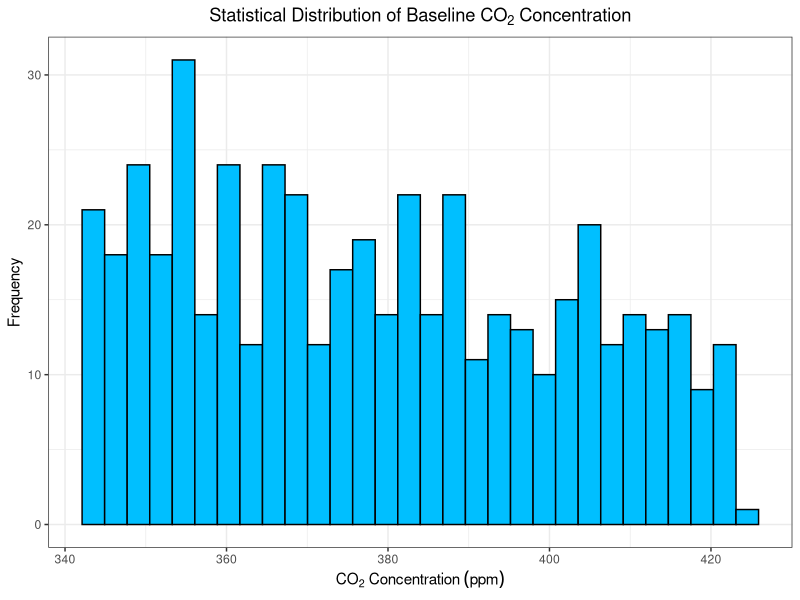
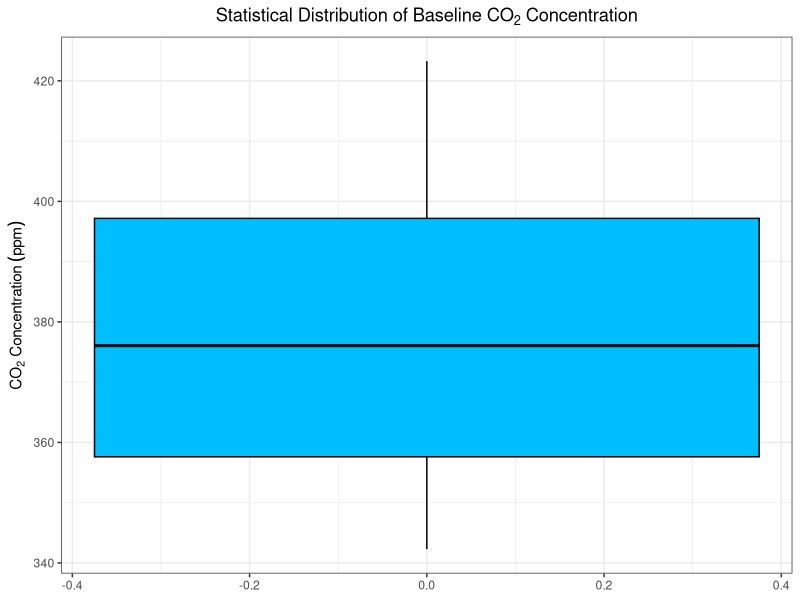
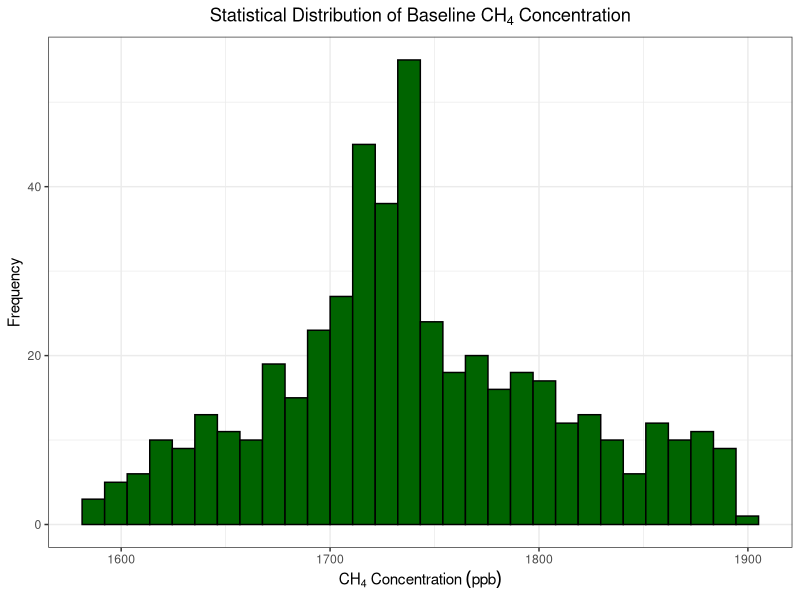
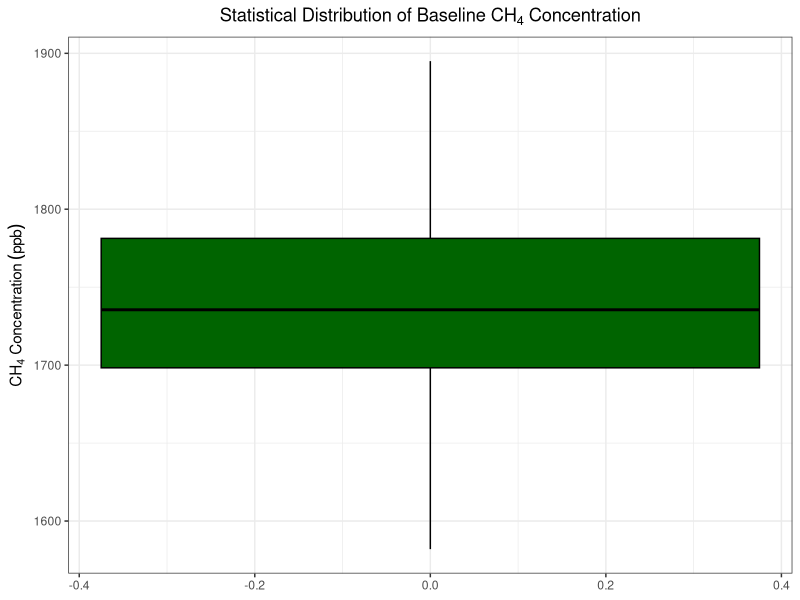
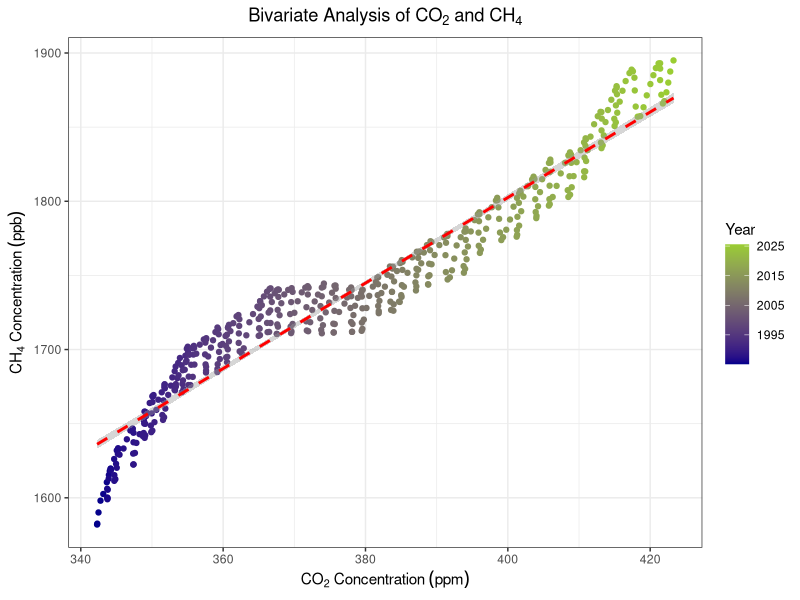
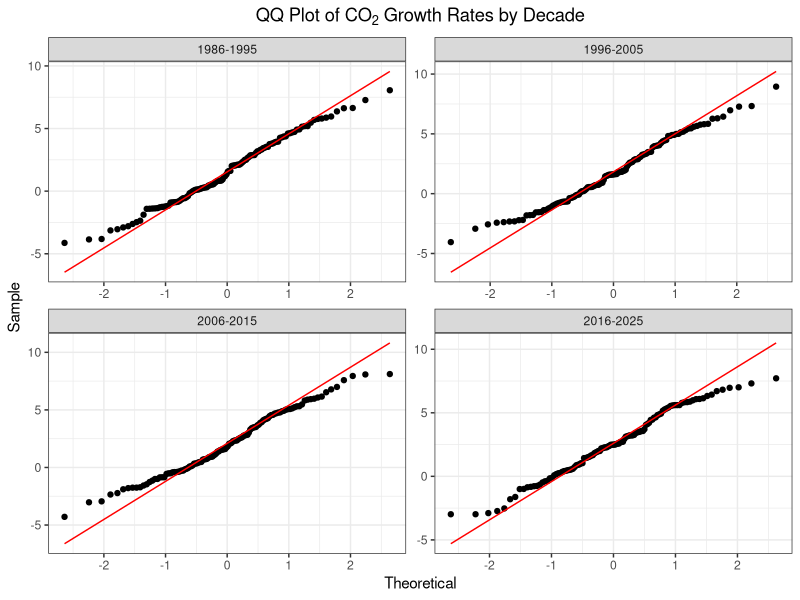
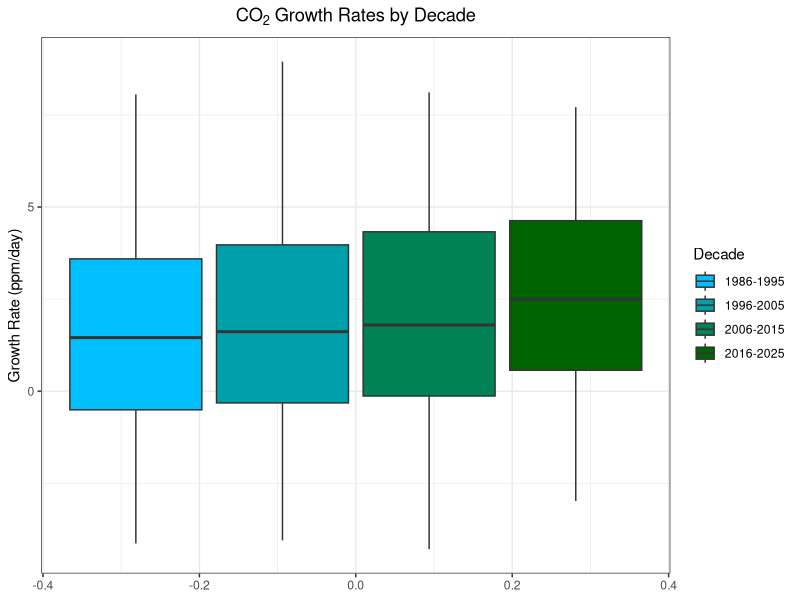
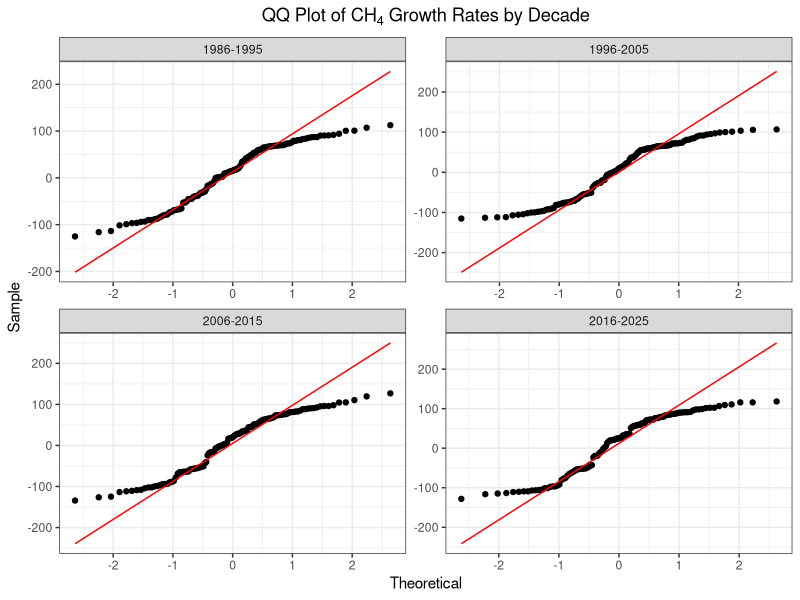

R code for these plots, in order:
#' ---
#' Title: "EDA Pegasus CSIRO CO2, CH4 Analysis Report"
#' Author: "Peter Nyeunwoo Lee"
#' Last modified: "29 May 2026"
#' ---





## Loading library ----

library(tidyverse)






## Raw file organisation ----

# Loading CO2, CH4 csv files to compare
df_co2 <- read.csv("CapeGrim_CO2_data_download.csv", skip = 24)

df_ch4 <- read.csv("CapeGrim_CH4_data_download.csv", skip = 24)


# Remove the rows that contain na
df_co2_new <- df_co2 %>%
  na.omit()

df_ch4_new <- df_ch4 %>%
  na.omit()


# Join the two datasets horizontally based on dates
# If YYYY, MM, DD are common, they are used as keys for joining.
df_co2_ch4_bined <- left_join(df_co2_new, df_ch4_new, by = c("YYYY", "MM", "DD"))

# Delete those rows that omit either value of the gases
df_clean <- df_co2_ch4_bined %>%
  na.omit()

# CO2, CH4 growth rate caculation (ppm per day), these are to be used for ANOVA test
df_clean <- df_clean %>%
  mutate(
    Calculated.GR.ppm.per.day = (CO2.ppm. - lag(CO2.ppm.)) / (DATE.x - lag(DATE.x)),
    Calculated.GR.ppb.per.day = (CH4.ppb. - lag(CH4.ppb.)) / (DATE.y - lag(DATE.y))
  )






## Univariate Analysis ----

# CO2 Univariate Analysis

# 1. Histogram: Understanding the 'shape' of the data 

ggplot(df_clean, aes(x = CO2.ppm.)) + 
  geom_histogram(color = "black", fill = "deepskyblue", bins = 30) + 
  labs(title = expression(Statistical~Distribution~of~Baseline~CO[2]~Concentration), 
       x = expression(CO[2]~Concentration~(ppm)), 
       y = "Frequency") + 
  theme_bw() +
  theme(plot.title = element_text(face = "bold", hjust = 0.5))


# 2. Descriptive Statistics and Five-Number Summary 

summary_stats <- df_clean %>%   
  summarise(
    Minimum = min(CO2.ppm., na.rm = TRUE), 
    Q1 = quantile(CO2.ppm., probs = 0.25, na.rm = TRUE), 
    Median = median(CO2.ppm., na.rm = TRUE), 
    Mean = mean(CO2.ppm., na.rm = TRUE), 
    Q3 = quantile(CO2.ppm., probs = 0.75, na.rm = TRUE), 
    Maximum = max(CO2.ppm., na.rm = TRUE), 
    IQR = IQR(CO2.ppm., na.rm = TRUE), 
    SD = sd(CO2.ppm., na.rm = TRUE)
  )

print("Descriptive Statistics Summary for CO2:")
print(summary_stats)

# 3. Outlier Identification 

co2_iqr <- summary_stats$IQR
co2_lower_bound <- summary_stats$Q1 - (1.5 * co2_iqr)
co2_upper_bound <- summary_stats$Q3 + (1.5 * co2_iqr)

print("CO2 Lower bound for outliers:")
print(co2_lower_bound)

print("CO2 Upper bound for outliers:")
print(co2_upper_bound)

# 4. Boxplot: Visualising Five-Number Summary and Outliers

ggplot(df_clean, aes(y = CO2.ppm.)) +
  geom_boxplot(fill = "deepskyblue", color = "black") +
  labs(title = expression(Statistical~Distribution~of~Baseline~CO[2]~Concentration), 
       y = expression(CO[2]~Concentration~(ppm))) +
  theme_bw() +
  theme(plot.title = element_text(face = "bold", hjust = 0.5))







# CH4 Univariate Analysis

# 1. Histogram: Understanding the 'shape' of the data

ggplot(df_clean, aes(x = CH4.ppb.)) +
  geom_histogram(color = "black", fill = "darkgreen", bins = 30) +
  labs(title = expression(Statistical~Distribution~of~Baseline~CH[4]~Concentration), 
       x = expression(CH[4]~Concentration~(ppb)),
       y = "Frequency") +
  theme_bw() +
  theme(plot.title = element_text(face = "bold", hjust = 0.5))

# 2. Descriptive Statistics and Five-Number Summary

ch4_summary_stats <- df_clean %>%   
  summarise(
    Minimum = min(CH4.ppb.),
    Q1 = quantile(CH4.ppb., 0.25),      
    Median = median(CH4.ppb.), # Median (Q2)
    Mean = mean(CH4.ppb.),
    Q3 = quantile(CH4.ppb., 0.75),     
    Maximum = max(CH4.ppb.),
    IQR = IQR(CH4.ppb.),               
    Std_Dev = sd(CH4.ppb.) # Standard Deviation
  )

print("Descriptive Statistics Summary for CH4:")
print(ch4_summary_stats)

# 3. Outlier Identification: 1.5 x IQR Rule 

iqr_ch4 <- ch4_summary_stats$IQR
lower_ch4 <- ch4_summary_stats$Q1 - (1.5 * iqr_ch4)
upper_ch4 <- ch4_summary_stats$Q3 + (1.5 * iqr_ch4)

cat("CH4 Lower bound for outliers:", lower_ch4, "\n")
cat("CH4 Upper bound for outliers:", upper_ch4, "\n")

# 4. Boxplot Visualization

ggplot(df_clean, aes(y = CH4.ppb.)) +
  geom_boxplot(fill = "darkgreen", color = "black") +
  labs(title = expression(Statistical~Distribution~of~Baseline~CH[4]~Concentration), 
       y = expression(CH[4]~Concentration~(ppb))) +
  theme_bw() +
  theme(plot.title = element_text(face = "bold", hjust = 0.5))






## CO2 vs CH4 Bivariate Analysis ----

# 1. Scatter Plot Visualization

ggplot(df_clean, aes(x = CO2.ppm., y = CH4.ppb., color = DATE.x)) +
  geom_point() +
  geom_smooth(method = "lm", color = "red", linetype = "dashed") +
  scale_color_gradient(low = "darkblue", high = "yellowgreen") + 
  labs(
    x = expression(CO[2]~Concentration~(ppm)),
    y = expression(CH[4]~Concentration~(ppb)),
    title = expression(Bivariate~Analysis~of~CO[2]~and~CH[4]),
    color = "Year") +
  theme_bw() +
  theme(plot.title = element_text(hjust = 0.5, face = "bold"))


# 2. Correlation Analysis

r_bivariate <- cor(df_clean$CO2.ppm., df_clean$CH4.ppb., use = "complete.obs")
print("Correlation coefficient (r):")
print(r_bivariate)






## ANOVA Analysis ----

# Data preparation for analysis

decade_data <- df_clean %>%
  filter(YYYY >= 1986 & YYYY <= 2025) %>%
  mutate(Decade = case_when(
    YYYY <= 1995 ~ "1986-1995",
    YYYY <= 2005 ~ "1996-2005",
    YYYY <= 2015 ~ "2006-2015",
    TRUE ~ "2016-2025"
  )) %>%
  mutate(Decade = as.factor(Decade))

# CO2 ANOVA test

# 1. Pre Analysis assumption Validation 

# Assumption 1: Observations within each group are normally distributed

ggplot(decade_data, aes(sample = Calculated.GR.ppm.per.day, group = Decade)) +
  stat_qq(distribution = stats::qnorm) +
  stat_qq_line(distribution = stats::qnorm, color = "red") +
  theme_bw() +
  labs(x = "Theoretical", y = "Sample", title = expression(QQ~Plot~of~CO[2]~Growth~Rates~by~Decade)) +
  facet_wrap(~ Decade, ncol = 2, scales = 'free') +
  theme(plot.title = element_text(hjust = 0.5, face = "bold"))

# Assumption 2: The groups have a constant variance

co2_summary <- decade_data %>% 
  group_by(Decade) %>% 
  summarise(n = n(),
            mean = mean(Calculated.GR.ppm.per.day),
            sd = sd(Calculated.GR.ppm.per.day))

r <- max(co2_summary$sd) / min(co2_summary$sd)

print(r)


# 2. Testing hypothesis

co2_aov_model <- aov(Calculated.GR.ppm.per.day ~ Decade, data = decade_data)
summary(co2_aov_model)


# 3. Tukey HSD test

TukeyHSD(co2_aov_model)


# 4. Boxplot (CO2 growth rate by decade)

ggplot(decade_data, aes(y = Calculated.GR.ppm.per.day, fill = Decade)) +
  geom_boxplot() +
  labs(y = "Growth Rate (ppm/day)", fill= "Decade", title = expression(CO[2]~Growth~Rates~by~Decade))+
  theme_bw() +
  theme(plot.title = element_text(hjust = 0.5, face = "bold"))+
  scale_fill_manual(values = c("#00BFFF", "#00A0AA", "#008255", "#006400"))




# CH4 ANOVA Analysis

# 1. Pre Analysis assumption Validation

# Assumption 1: Observations within each group are normally distributed

ggplot(decade_data, aes(sample = Calculated.GR.ppb.per.day, group = Decade)) +
  stat_qq(distribution = stats::qnorm) +
  stat_qq_line(distribution = stats::qnorm, color = "red") +
  theme_bw() +
  labs(x = "Theoretical", y = "Sample", title = expression(QQ~Plot~of~CH[4]~Growth~Rates~by~Decade)) +
  facet_wrap(~ Decade, ncol = 2, scales = 'free') +
  theme(plot.title = element_text(hjust = 0.5, face = "bold"))


#Assumption 2. The groups have a constant variance

ch4_summary <- decade_data %>% 
  group_by(Decade) %>% 
  summarise(n = n(),
            mean = mean(Calculated.GR.ppb.per.day),
            sd= sd(Calculated.GR.ppb.per.day))

r <- max(ch4_summary$sd) / min(ch4_summary$sd)

print(r)


# 2. Testing hypothesis

ch4_aov_model <- aov(Calculated.GR.ppb.per.day ~ Decade, data = decade_data)

summary(ch4_aov_model)


# 3. Boxplot (CH4 growth rate by decade)

ggplot(decade_data, aes(y = Calculated.GR.ppb.per.day, fill = Decade)) +
  geom_boxplot() +
  labs(, y = "Growth Rate (ppb/day)", fill= "Decade", title = expression(CH[4]~Growth~Rates~by~Decade))+
  theme_bw() +
  theme(plot.title = element_text(hjust = 0.5, face = "bold"))+
  scale_fill_manual(values = c("#00BFFF", "#00A0AA", "#008255", "#006400"))






## Linear Regression Model ----

# CO2 Linear Regression Model

# 1. Make Linear regression model

co2_model <- lm(CO2.ppm. ~ DATE.x, data = df_clean)

print("Summary of CO2 Linear Regression model")
summary(co2_model)


# 2. Check Linear Regression Assumptions

# Assumption 1. Linearity and Constant Spread based on Residuals vs Fitted Plot

ggplot(df_clean, aes(x = fitted(co2_model), y = residuals(co2_model))) +
  geom_point() +
  geom_abline(slope = 0, intercept = 0, color = "red") +
  labs(x = "Fitted", y = "Residuals", title = expression(Residuals~vs~Fitted~Plot~of~CO[2])) +
  theme_bw() +
  theme(plot.title = element_text(face = "bold", hjust = 0.5))

# Assumption 2. Normality based on Normal Q-Q Plot of Residuals

ggplot(mapping = aes(sample = residuals(co2_model))) +
  stat_qq(distribution = stats::qnorm) +
  stat_qq_line(distribution = stats::qnorm, color = "red") +
  labs(x = "Theoretical", y = "Sample", title = expression(Normal~QQ~Plot~of~CO[2])) +
  theme_bw() +
  theme(plot.title = element_text(face = "bold", hjust = 0.5))


# 3. Create future data frames and calculate Predicted data

future_data <- data.frame(DATE.x = c(2026, 2027, 2028, 2029, 2030, 2031, 2032, 2033, 2034, 2035))

future_data$predicted_co2 <- predict(object = lm(data = df_clean, formula = CO2.ppm. ~ DATE.x), newdata = future_data)


# 4. Visualisation of both current data and predicted data

ggplot() +
  geom_line(data = df_clean, aes(x = DATE.x, y = CO2.ppm.), alpha = 0.4) + # current data
  geom_smooth(data = df_clean, aes(x = DATE.x, y = CO2.ppm.), method = "lm", color = "darkblue", se = FALSE) +
  geom_point(data = future_data, aes(x = DATE.x, y = predicted_co2), color = "red") +
  labs(title = expression(CO[2]~Observations~(1985-2025)~and~Predictions~(2026-2035)), 
       x = "Year", 
       y = expression(CO[2]~Concentration~(ppm))) +
  theme_bw() + 
  theme(plot.title = element_text(face = "bold", hjust = 0.5))



# CH4 Linear Regression Model

# 1. Make Linear regression model

ch4_model <- lm(CH4.ppb. ~ DATE.y, data = df_clean)

print("Summary of CH4 Linear Regression model")
summary(ch4_model)


# 2. Check Linear Regression Assumptions

# Assumption 1. Linearity and Constant Spread based on Residuals vs Fitted Plot

ggplot(df_clean, aes(x = fitted(ch4_model), y = residuals(ch4_model))) +
  geom_point() +
  geom_abline(slope = 0, intercept = 0, color = "red") +
  labs(x = "Fitted", y = "Residuals", title = expression(Residuals~vs~Fitted~Plot~of~CH[4])) +
  theme_bw() +
  theme(plot.title = element_text(face = "bold", hjust = 0.5))

# Assumption 2: Normality based on Normal Q-Q Plot of Residuals

ggplot(mapping = aes(sample = residuals(ch4_model))) +
  stat_qq(distribution = stats::qnorm) +
  stat_qq_line(distribution = stats::qnorm, color = "red") +
  labs(x = "Theoretical", y = "Sample", title = expression(Normal~QQ~Plot~of~CH[4])) +
  theme_bw() +
  theme(plot.title = element_text(face = "bold", hjust = 0.5))


# 3. Create future data frames and calculate Predicted data

future_data$predicted_ch4 <- predict(object = lm(data = df_clean, formula = CH4.ppb. ~ DATE.x), newdata = future_data)


# 4. Visualisation of both current data and predicted data

ggplot() +
  geom_line(data = df_clean, aes(x = DATE.y, y = CH4.ppb.), alpha = 0.4) + # current data
  geom_smooth(data = df_clean, aes(x = DATE.y, y = CH4.ppb.), method = "lm", color = "darkblue", se = FALSE) +
  geom_point(data = future_data, aes(x = DATE.x, y = predicted_ch4), color = "red") +
  labs(title = expression(CH[4]~Observations~(1985-2025)~and~Predictions~(2026-2035)), 
       x = "Year", 
       y = expression(CH[4]~Concentration~(ppb))) +
  theme_bw() + 
  theme(plot.title = element_text(face = "bold", hjust = 0.5))
